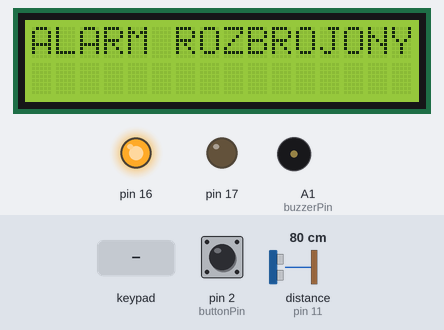
A sketch run on a simulated Arduino Uno, built with avr-gcc and run on an emulated ATmega328P. Shown: 16×2 character LCD, output pins drawn as LEDs (lit = HIGH), buzzer (waves = sounding). Dashed ring = blinking. The test bench sets the inputs (shaded band); at power-on: pin 2 (buttonPin) HIGH, distance to the obstacle (sensor on pin 11) 80 cm. The echo pulse lasts 58.3 µs per cm; the local clock reads 2024-03-15 10:24:30 at power-on unless the sketch sets it; pins used as bus, display or sensor lines are not drawn; what the sketch prints to the serial monitor is not drawn.

Above: at 1.2 s.
1.3 s: pin 2 (buttonPin) pulled LOW for 0.15 s
At 1.62 s:
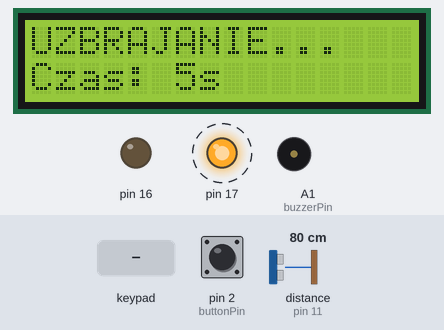
3.8 s: distance to the obstacle (sensor on pin 11) set to 34 cm
6.8 s: distance to the obstacle (sensor on pin 11) set to 29 cm
At 7.6 s:
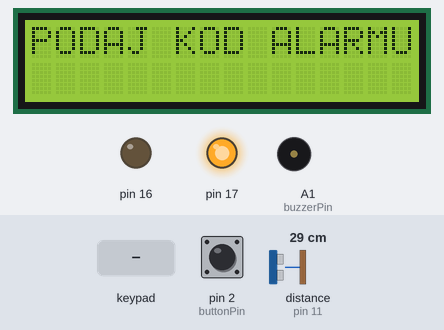
9.8 s: keypad keys 1 2 3 4 # pressed 0.4 s apart
At 10.42 s:
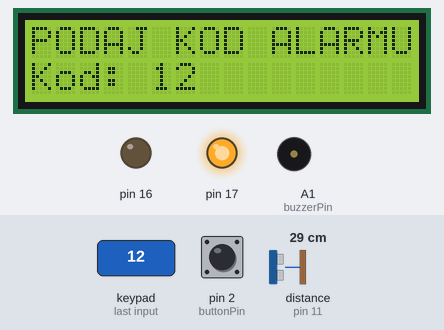
13.3 s: pin 2 (buttonPin) pulled LOW for 1 s
At 14.62 s:
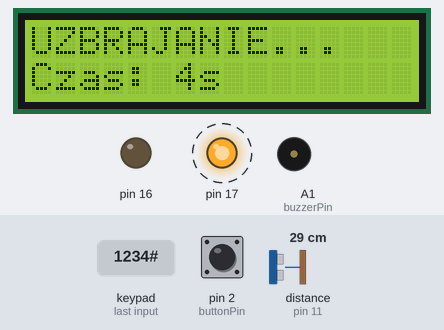
15.8 s: key '#' pressed
At 19.2 s:
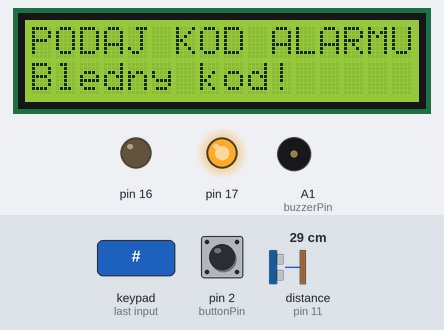
Timing chart, 0 to 29.9 s (numbered marks = the images above; inputs shaded):
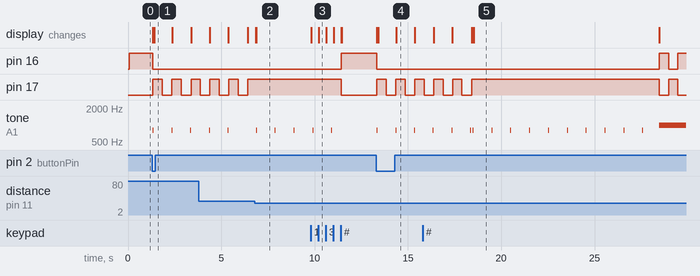

Measured:
- the behaviour switches between 31 and 30 cm on distance to the obstacle (sensor on pin 11) (found by bisection; images 1 and 2)
- after the input at 1.3 s, pin 16: HIGH → LOW at once; pin 17: alternates HIGH for 0.51 s and LOW for 0.51 s, starting at once; tone on A1 (buzzerPin): alternates 800 Hz for 0.05 s and silent for 0.96 s, starting at once; the display: first changes at once (image 1 shows a later state)
- after the input at 6.8 s, tone on A1 (buzzerPin): alternates 800 Hz for 0.05 s and silent for 0.96 s, starting after 0.06 s; the display: first changes after 0.05 s (image 2 shows a later state)
- after the input at 9.8 s, pin 16: LOW → HIGH after 1.6 s; pin 17: HIGH → LOW after 1.6 s; tone on A1 (buzzerPin): goes on until 11.0 s, then stays silent; the display: first changes at once (image 3 shows a later state)
- after the input at 13.3 s, pin 16: HIGH → LOW at once; pin 17: alternates HIGH for 0.51 s and LOW for 0.51 s, starting at once; tone on A1 (buzzerPin): alternates 800 Hz for 0.05 s and silent for 0.96 s, starting at once; the display: first changes at once (image 4 shows a later state)
- after the input at 15.8 s, the display: first differs from a run without the input after 2.7 s (image 5)
- what the display in image 4 shows lasts 1.0 s, from 14.4 s to 15.4 s

The sketch:

alarm_system.ino
```cpp
#include <Wire.h>
#include <LiquidCrystal_I2C.h>
#include <Keypad.h>
#include <virtuabotixRTC.h>

// Inicjalizacja RTC (CLK, DAT, RST)
virtuabotixRTC myRTC(12, 13, A0);
// Inicjalizacja LCD
LiquidCrystal_I2C lcd(0x27, 16, 2);

const byte ROWS = 4;
const byte COLS = 3;
char keys[ROWS][COLS] = {
  {'1','2','3'},
  {'4','5','6'},
  {'7','8','9'},
  {'*','0','#'}
};
byte rowPins[ROWS] = {9, 8, 7, 6};
byte colPins[COLS] = {5, 4, 3};
Keypad keypad = Keypad(makeKeymap(keys), rowPins, colPins, ROWS, COLS);

const int trigPin = 10;
const int echoPin = 11;
const int buzzerPin = A1;
const int buttonPin = 2; // PD2
unsigned long lastEntryBeepTime = 0;
const long entryBeepInterval = 1000; // Pikanie co 1 sekundę
unsigned long lastArmingBeepTime = 0;
const long armingBeepInterval = 1000;

enum AlarmState {
  DISARMED,
  ARMING,
  ARMED,
  ENTRY_DELAY,
  ALARM
};

AlarmState state = DISARMED;

bool lastButtonState = HIGH;

const unsigned long armingDuration = 5000;
unsigned long armingStartTime = 0;
bool armingInProgress = false;

const int alarmDistance = 30;
const unsigned long alarmDelay = 10000;
unsigned long alarmStartTime = 0;

String inputCode = "";
String password = "1234";

// --- zmienne do migania diod ---
unsigned long lastBlinkTime = 0;
const long blinkInterval = 500;

void setup() {
  Serial.begin(9600);
  lcd.init();
  lcd.backlight();

  // Ustawienie czasu (odkomentuj i wpisz datę RAZ, aby ustawić zegar, potem zakomentuj)
  // myRTC.setDS1302Time(00, 00, 00, 0, 00, 00, 0000); // sek, min, godz, dzień_tyg, dzień, mies, rok

  // ustawienie pinów przez rejestry
  // LEDy i buzzer (A1 = PC1, A2 = PC2, A3 = PC3)
  DDRC |= (1 << DDC1) | (1 << DDC2) | (1 << DDC3); // wyjścia
  PORTC &= ~((1 << PORTC1) | (1 << PORTC2) | (1 << PORTC3)); // start LOW

  // Przycisk (D2 = PD2)
  DDRD &= ~(1 << DDD2);  // wejście
  PORTD |= (1 << PORTD2); // pull-up

  // Ultrasoniczny (trig = PB2, echo = PB3)
  DDRB |= (1 << DDB2);  // trig jako wyjście
  DDRB &= ~(1 << DDB3); // echo jako wejście

  logEvent("ALARM ROZBROJONY - Uruchomienie systemu");
}

void loop() {
  switch(state)
  {
    case DISARMED:
      handleDisarmedState();
      break;
    case ARMING:
      handleArmingState();
      break;
    case ARMED:
      handleArmedState();
      break;
    case ENTRY_DELAY:
      handleEntryDelayState();
      break;
    case ALARM:
      handleAlarmState();
      break;
  }
}

// ----------- STANY ---------------

void handleDisarmedState()
{
  // zielona dioda ON, niebieska OFF
  PORTC |= (1 << PORTC2);
  PORTC &= ~(1 << PORTC3);
  PORTC &= ~(1 << PORTC1); // buzzer OFF

  updateStateDisplay("ALARM ROZBROJONY");

  bool currentButtonState = PIND & (1 << PIND2);

  if(lastButtonState && !currentButtonState)
  {
    state = ARMING;
    logEvent("UZBRAJANIE ALARMU...");
    clearDisplay(0);
  }
  lastButtonState = currentButtonState;
}

void handleArmingState()
{
  if (!armingInProgress) {
    armingStartTime = millis();
    armingInProgress = true;
  }

  unsigned long elapsed = millis() - armingStartTime;
  int remainingSeconds = (armingDuration - elapsed) / 1000 + 1;
  if (remainingSeconds < 0) remainingSeconds = 0;

  // Pikanie buzzera co sekundę
  if(millis() - lastArmingBeepTime >= armingBeepInterval) {
    lastArmingBeepTime = millis();
    tone(buzzerPin, 800, 50); // Bardzo krótki sygnał
  }

  // miganie niebieskiej diody
  if(millis() - lastBlinkTime >= blinkInterval) {
    lastBlinkTime = millis();
    PORTC ^= (1 << PORTC3); // toggle ledBlue
  }
  PORTC &= ~(1 << PORTC2); // zielona OFF
  PORTC &= ~(1 << PORTC1); // buzzer OFF

  updateStateDisplay("UZBRAJANIE...");

  // Odświeżanie czasu na LCD
  static int lastSec = -1;
  if (remainingSeconds != lastSec) {
    updateMsgDisplay(String("Czas: ") + remainingSeconds + "s");
    lastSec = remainingSeconds;
  }

  if (elapsed >= armingDuration) {
    state = ARMED;
    logEvent("ALARM UZBROJONY");
    armingInProgress = false;
    lastSec = -1;
    noTone(buzzerPin);
    clearDisplay(0);
    clearDisplay(1);
    armingInProgress = false;
    PORTC |= (1 << PORTC3); // ledBlue ON
  }
}

void handleArmedState()
{
  updateStateDisplay("ALARM UZBROJONY");

  if(handleKeypad()) {
    state = DISARMED;
    logEvent("ALARM ROZBROJONY - Podano poprawny kod");
    clearDisplay(0);
    clearDisplay(1);
    PORTC |= (1 << PORTC2);  // Zielona LED ON
    PORTC &= ~(1 << PORTC3); // Niebieska LED OFF
    return; // Kończymy funkcję, żeby nie sprawdzać już czujnika w tej pętli
  }

  if(isIntruderDetected())
  {
    state = ENTRY_DELAY;
    logEvent("WYKRYTO INTRUZA - Oczekiwanie na kod");
    alarmStartTime = millis();
    clearDisplay(0);
    clearDisplay(1);
  }
}

bool isIntruderDetected()
{
  // wysyłanie impulsu
  PORTB &= ~(1 << PORTB2); // LOW
  delayMicroseconds(2);
  PORTB |= (1 << PORTB2);  // HIGH
  delayMicroseconds(10);
  PORTB &= ~(1 << PORTB2); // LOW

  long duration = pulseIn(11, HIGH); // echoPin = 11

  if (duration == 0) return false;

  long distance = duration / 58;
  return (distance > 0 && distance <= alarmDistance);
}

void handleEntryDelayState()
{
  updateStateDisplay("PODAJ KOD ALARMU!");

  if(millis() - lastEntryBeepTime >= entryBeepInterval) {
    lastEntryBeepTime = millis();
    tone(buzzerPin, 800, 50); // Krótki "chirp" 50ms
  }

  if(handleKeypad()) {
    state = DISARMED;
    logEvent("ALARM ROZBROJONY");
    noTone(buzzerPin);
    clearDisplay(0);
    clearDisplay(1);
    PORTC |= (1 << PORTC2); // zielona ON
    PORTC &= ~(1 << PORTC3); // niebieska OFF
  }

  if(millis() - alarmStartTime >= alarmDelay)
  {
    state = ALARM;
    logEvent("ALARM WŁAMANIOWY!");
    noTone(buzzerPin);
    clearDisplay(0);
    alarmStartTime = millis();
  }
}

void handleAlarmState()
{
  updateStateDisplay("ALARM!");
  tone(buzzerPin, 1000);

  // miganie obu diod
  if(millis() - lastBlinkTime >= blinkInterval) {
    lastBlinkTime = millis();
    PORTC ^= (1 << PORTC2); // toggle ledGreen
    PORTC ^= (1 << PORTC3); // toggle ledBlue
  }

  if(handleKeypad())
  {
    state = DISARMED;
    logEvent("ALARM ROZBROJONY - Podano poprawny kod");
    noTone(buzzerPin); // buzzer OFF
    PORTC |= (1 << PORTC2); // zielona ON
    PORTC &= ~(1 << PORTC3); // niebieska OFF
    clearDisplay(0);
    clearDisplay(1);
  }
}

// Funkcja do logowania zdarzeń z czasem rzeczywistym
void logEvent(String event) {
  myRTC.updateTime();
  char timestamp[25];

  // Formatowanie do tablicy znaków
  sprintf(timestamp, "[%02d/%02d/%04d %02d:%02d:%02d]",
          myRTC.dayofmonth, myRTC.month, myRTC.year,
          myRTC.hours, myRTC.minutes, myRTC.seconds);

  Serial.print(timestamp);
  Serial.print(" EVENT: ");
  Serial.println(event);
}

// ----------- KLAWIATURA ---------------

bool handleKeypad()
{
  char key = keypad.getKey();

  if (key) {
    if (key == '#') {
      if (inputCode == password) {
        inputCode = "";
        return true;
      } else {
        logEvent("BLEDNY KOD: " + inputCode);
        inputCode = "";
        updateMsgDisplay("Bledny kod!");
        return false;
      }
    } else if (key == '*' || inputCode.length() > 4) {
      inputCode = "";
      updateMsgDisplay("Kod: " + inputCode);
    } else {
      inputCode += key;
      updateMsgDisplay("Kod: "+ inputCode);
    }
  }
  return false;
}


// ----------- LCD ---------------

void updateStateDisplay(String msg)
{
  lcd.setCursor(0, 0);
  lcd.print(msg);
}

void updateMsgDisplay(String msg)
{
  clearDisplay(1);
  lcd.setCursor(0, 1);
  lcd.print(msg);
}

void clearDisplay(int line)
{
  lcd.setCursor(0, line);
  lcd.print("                ");
}
```
